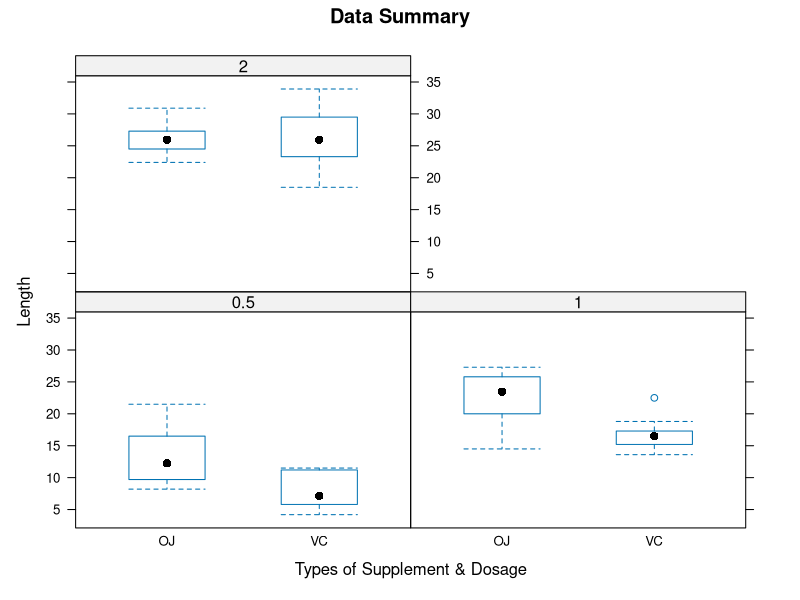

Recreate this plot in R. (Note: this script raises an error after producing the figure.)
## ---- chunk 1
library(datasets)
str(ToothGrowth)
## ---- chunk 2
ToothGrowth$dose <- as.factor(ToothGrowth$dose)
summary(ToothGrowth)
## ---- chunk 3
library(lattice)
bwplot(len ~ supp | dose, data = ToothGrowth, ylab = "Length", xlab = "Types of Supplement & Dosage", main = "Data Summary")
## ---- chunk 4
t.test(len ~ supp, data = ToothGrowth, paired = FALSE, var.equal = FALSE)
## ---- chunk 5
suppressWarnings(library(dplyr))
TG1 <- filter(ToothGrowth, dose == 0.5 | dose == 1)
t.test(len ~ dose, data = TG1, paired = FALSE, var.equal = FALSE, alternative = "less")
## ---- chunk 6
TG2 <- filter(ToothGrowth, dose == 1 | dose == 2)
t.test(len ~ dose, data = TG2, paired = FALSE, var.equal = FALSE, alternative = "less")
